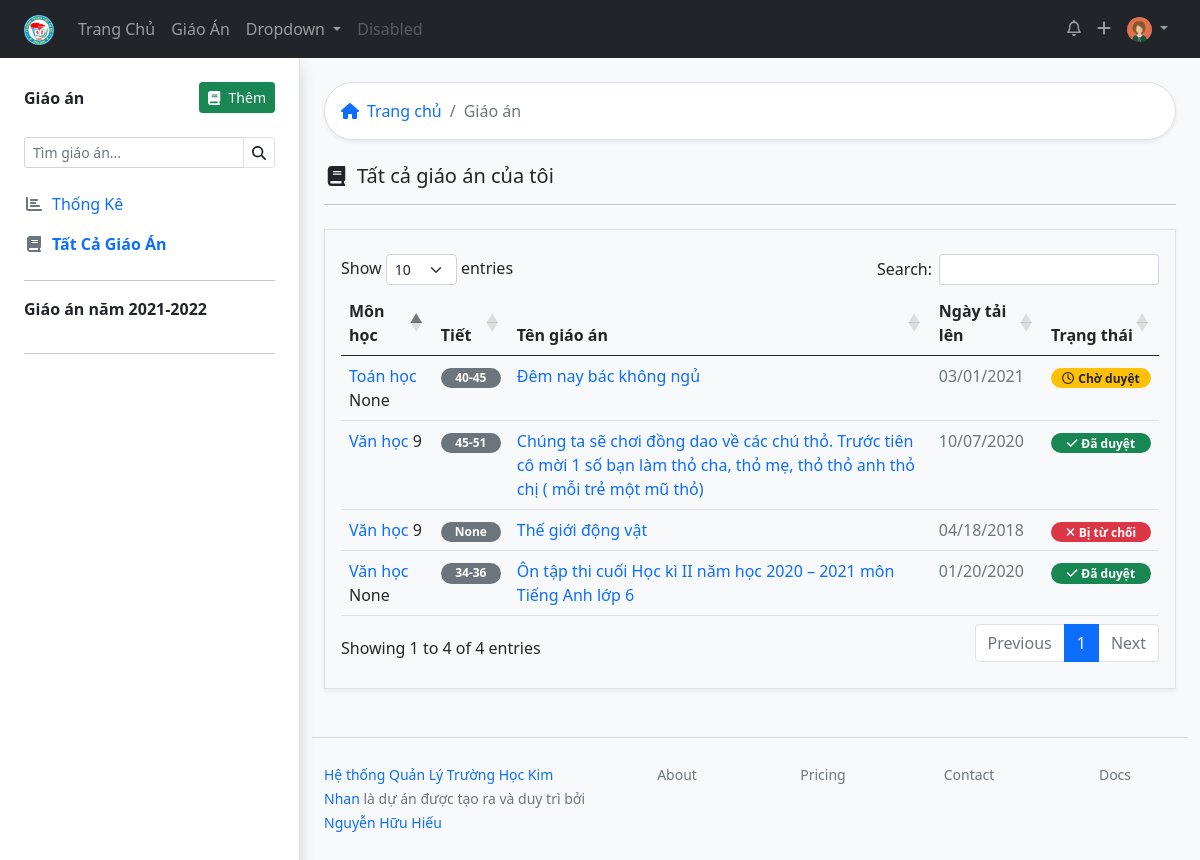
Page /lessons/ (signed in) on the earlier database version.
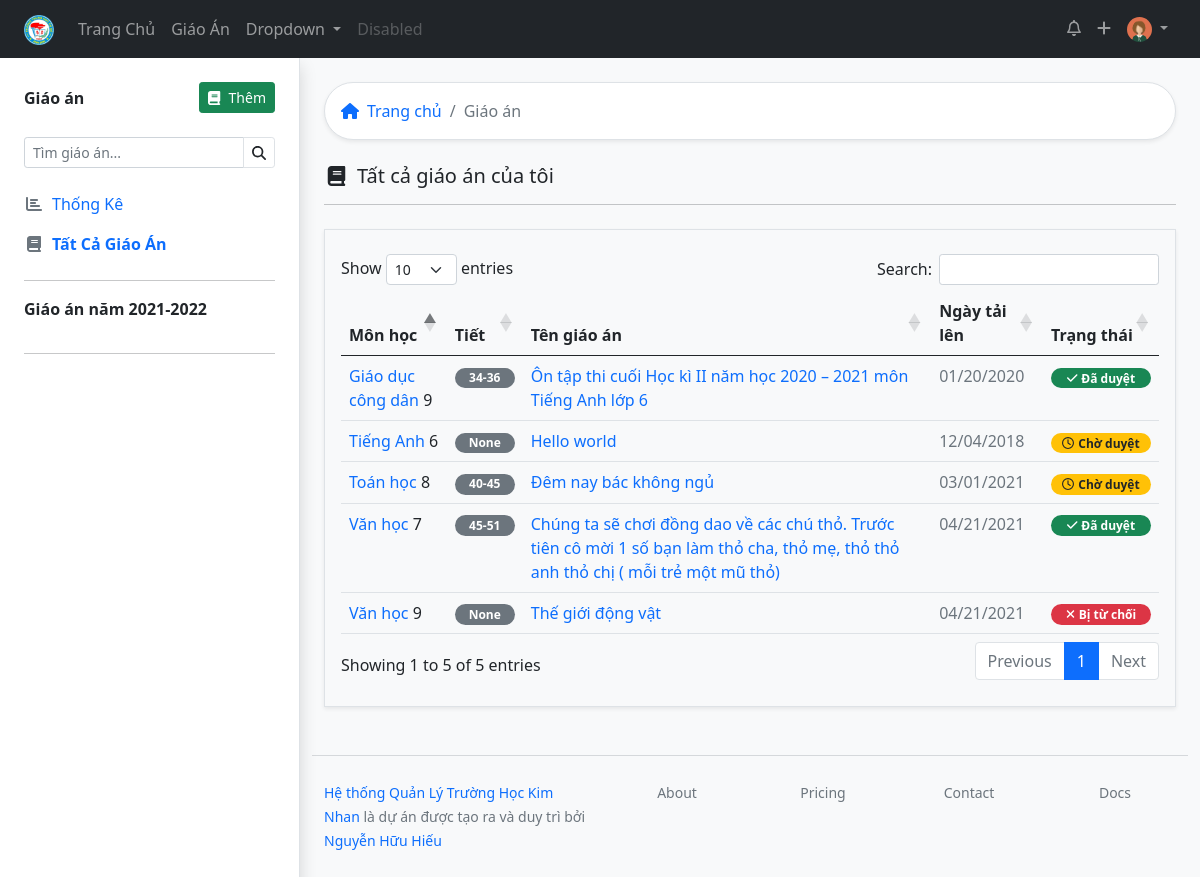
Same page on the later database version.
### lessonmanagement/models.py (models this page shows, shortened)
class Teacher(models.Model):
    user = models.OneToOneField(User, on_delete=models.SET_NULL, blank=True, null=True, verbose_name="Tài khoản đăng nhập", help_text="Tài khoản đăng nhập viết liền không dấu. Ví dụ: nhhieu. Viết tắt của Nguyễn Hữu Hiếu. Nếu trùng họ tên thì thêm số vào sau, ví dụ nhhieu2")
    firstname = models.CharField("Họ",max_length=200, blank=True)
    lastname = models.CharField("Tên", max_length=200, blank=True)
    zalo_number = models.DecimalField(verbose_name="Số điện thoại",help_text="Số điện thoại có đăng ký zalo, sử dụng để nhận thông báo từ ban giám hiệu", max_digits=12, decimal_places=0,null=True, blank=True)
    birth_date = models.DateField("Ngày sinh", null=True, blank=True, help_text="Định dạng: năm - tháng - ngày. Ví dụ: 1990-04-21")
    SEX_CHOICES = [
    ('male', 'Nam'),
    ('female', 'Nữ')
    ]
    sex = models.CharField(verbose_name="Giới tính", max_length=6, choices=SEX_CHOICES, null=True, blank=True)
    main_subject = models.ForeignKey("Subject",on_delete=models.SET_NULL,null=True,blank=True)
    EDUCATION_LEVEL_CHOICES = [
        ('inter', 'Trung Cấp'),
        ('college', 'Cao Đẳng'),
        ('university', 'Đại Học'),
        ('master', 'Thạc Sĩ')
    ]
    education_level = models.CharField(max_length=20, choices=EDUCATION_LEVEL_CHOICES, null=True, blank=True)
    is_work = models.BooleanField("Có đang công tác",default=True, help_text="Tích vào ô nếu đang công tác tại trường, bỏ tích nếu đã nghỉ hưu hoặc chuyển sang đơn vị khác")
    def user_directory_path(instance, filename):
        return 'user_{0}/{1}'.format(instance.user.id, filename)
    avatar = models.ImageField("Ảnh đại diện", help_text = "Ảnh nên được crop về ảnh vuông để đạt được độ thẩm mỹ cao nhất",upload_to = user_directory_path, blank = True, null = True)
    def full_name(self):
        return '%s %s' % (self.firstname, self.lastname)
    def subjectclassyear_list(self):
        return SubjectClassYear.objects.filter(teacher=self.id).filter(is_teach_now = True).values('subject__title', 'subject__subject_slug', 'classyear__class_level_field').distinct()
    def list_lesson(self):
        return Lesson.objects.filter(teacher=self.id)
    def all_lessons(self):
        return Lesson.objects.filter(teacher=self.id)
    def time_now(self):
        return now
    class Meta:
        verbose_name = "Giáo viên"
        verbose_name_plural = "Giáo viên"

class Lesson(models.Model):
    title = models.CharField(max_length=200)
    upload_time = models.DateTimeField(auto_now_add=True)
    lesson_path = models.FileField(upload_to='test/')
    LEVEL_CHOICES = [
        (6, 6),
        (7, 7),
        (8, 8),
        (9, 9)
    ]
    level = models.IntegerField(choices=LEVEL_CHOICES, null=True, blank=True)
    description = models.CharField(max_length=200, null=True, blank=True)
    teacher = models.ForeignKey(Teacher, related_name="teacher", on_delete=models.SET_NULL, null=True, blank=True)
    checker = models.ForeignKey(Teacher, related_name="checker", on_delete=models.SET_NULL, null=True, blank=True)
    classyear_list = models.ManyToManyField(ClassYear, through="LessonClassYear")
    check_date = models.DateTimeField(auto_now = True, blank=True, null=True)
    subject = models.ForeignKey(Subject, on_delete=models.SET_NULL, null=True, blank=True)
    slug_subject = models.SlugField(max_length=200, null=True, blank=True)
    start_number_lesson = models.IntegerField(null=True, blank=True, help_text="Bài giảng này ở tiết số mấy")
    cout_number_lesson = models.IntegerField(null=True, blank=True, help_text="Bài giảng này trong bao nhiêu tiết")
    STATUS_CHOICES = [
    ('pending', 'Chờ duyệt'),
    ('acept', 'Đã duyệt'),
    ('deny', 'Bị từ chối'),
    ]
    status = models.CharField(max_length=10, blank=True, choices=STATUS_CHOICES ,default='pending')
    note_checker = models.CharField(max_length=200, blank=True)
    class Meta:
        verbose_name = "Giáo Án"
        verbose_name_plural = "Giáo Án"
        ordering = ["-upload_time"]

class SubjectAbstract(models.Model):
    title = models.CharField(max_length=20, verbose_name="Tên môn học", help_text="Tên chính xác của môn học theo quy định của Bộ Giáo Dục")
    description = models.TextField("Mô tả môn học", blank=True)
    coverimage = models.ImageField("Ảnh bìa cho môn học", upload_to = "subject/", null = True, blank = True)
    class Meta:
        abstract = True
    def __str__(self):
        return self.title

class Subject(SubjectAbstract):
    group = models.ForeignKey("GroupSubject", related_name='subject123',on_delete=models.SET_NULL, null=True, blank=True)
    subject_slug = models.SlugField(max_length=200, null=True, blank=True)
    member = models.ManyToManyField(Teacher, through="SubjectTeacher")
    classyear = models.ManyToManyField("ClassYear", through="SubjectClassYear")
    class Meta:
        verbose_name = "Môn học"
        verbose_name_plural = "Môn học"

### lessonmanagement/views.py (the view)
# urls.py: path('lessons/', views.alllessons, name="alllessons"),
def alllessons(request):
    lesson = Lesson.objects.filter(teacher=request.user.teacher.id).order_by('-upload_time')
    if now.month < 9:
        listyear = [now.year, now.year-1]
        lesson_toyear = Lesson.objects.filter(teacher=request.user.teacher.id).filter(upload_time__year__in=listyear)
    else:
        lesson_toyear = Lesson.objects.filter(teacher=request.user.teacher.id).filter(upload_time__year=now.year)
    lesson_pending = Lesson.objects.filter(teacher=request.user.teacher.id).filter(status="pending").order_by('-upload_time')
    lesson_acept = Lesson.objects.filter(teacher=request.user.teacher.id).filter(status="acept").order_by('-upload_time')
    lesson_deny = Lesson.objects.filter(teacher=request.user.teacher.id).filter(status="deny").order_by('-upload_time')
    teachersubjectclassyear = SubjectClassYear.objects.filter(teacher=request.user.teacher.id)
    context = {'lesson_list':lesson,'teachersubjectclassyear':teachersubjectclassyear, 'now': now, 'lesson_pending':lesson_pending,'lesson_acept':lesson_acept, 'lesson_deny':lesson_deny,'lesson_toyear':lesson_toyear
    }
    return render(request, 'all_lessons.html', context)

### lessonmanagement/templates/all_lessons.html (shortened to what this page needs)
{% extends 'base_withsidebar.html' %}
{% block content %}
{% load static %}
<div class="bg-white border shadow-sm p-3 rounded-pill mb-4">
  <nav aria-label="breadcrumb">
    <ol class="breadcrumb m-0 ">
      <li class="breadcrumb-item"><a href="{% url 'index' %}" class="text-decoration-none"><i class="fas fa-home me-2"></i>Trang chủ</a></li>
      <li class="breadcrumb-item active"> Giáo án</li>
    </ol>
  </nav>
</div>
{% if request.user.teacher.all_lessons %}
<h5><i class="fas fa-book fa-fw me-2 "></i>Tất cả giáo án của tôi</h5>
<hr class="mb-4">
            <div class="border py-4 px-3 shadow-sm">
                {% include "tableall.html" %}
            </div>
            {% endif %}
  {% endblock %}

### lessonmanagement/templates/base_withsidebar.html (shortened to what this page needs)
      <!doctype html>
<html lang="en">
  <head>
    {% load static %}
    <link rel="stylesheet" href="https://cdn.jsdelivr.net/npm/bootstrap@5.0.0-beta1/dist/css/bootstrap.min.css">
    <link rel="stylesheet" href="https://cdn.datatables.net/1.10.24/css/dataTables.bootstrap5.min.css">
    <link href="https://cdn.jsdelivr.net/npm/bootstrap@5.0.0-beta3/dist/css/bootstrap.min.css" rel="stylesheet">
    <link rel="stylesheet" href="{% static 'css/style.css' %}">
  </head>
  <body>
    {% include 'topnav.html' %}
    <div class="container-fluid bg-light">
      <div class="row">
        <div class="col-3 border-end px-lg-4 bg-white shadow">
          {% include 'sidebar.html' %}
        </div>
        <div class="col-9 pt-4 px-lg-4">
          {% block content %}
          {% endblock %}
          {% include 'footer_withsidebar.html' %}
        </div>
      </div>
    </div>
  </body>
</html>

### lessonmanagement/templates/topnav.html (shortened to what this page needs)
      {% load static %}
      <nav class="navbar navbar-expand-lg navbar-dark bg-dark  ">
        <div class="container-fluid px-lg-4">
          <a class="navbar-brand" href="{% url 'index' %}"><img src="{% static 'imgs/logo_thcsanhson.png'%}" alt="" height="30px"></a>
          <div class="collapse navbar-collapse" id="navbarSupportedContent">
            <ul class="navbar-nav me-auto mb-2 mb-lg-0">
              <li class="nav-item">
                <a class="nav-link {% if request.path == '/' %} active {% endif %}" aria-current="page" href="{% url 'index' %}">Trang Chủ</a>
              </li>
              <li class="nav-item">
                <a class="nav-link {% if request.path == '/lessondashboard/' %} active {% endif %}" href="{% url 'lessondashboard' %}">Giáo Án</a>
              </li>
              <li class="nav-item dropdown">
                <a class="nav-link dropdown-toggle" href="#" id="navbarDropdown" role="button" data-bs-toggle="dropdown" aria-expanded="false">
                  Dropdown
                </a>
              </li>
              <li class="nav-item">
                <a class="nav-link disabled" href="#" tabindex="-1" aria-disabled="true">Disabled</a>
              </li>
            </ul>
            <ul class="navbar-nav  mb-2 mb-lg-0">
              <li class="nav-item">
                <a class="nav-link"  href="#"><i class="far fa-bell"></i></a>
              </li>
              <li class="nav-item">
                <a class="nav-link" href="#"><i class="fas fa-plus"></i></a>
              </li>
              <li class="nav-item dropdown">
                <a class="nav-link dropdown-toggle" href="#" id="navbarDropdown" role="button" data-bs-toggle="dropdown" aria-expanded="false">
                  <img src="{% if request.user.teacher.avatar %}{{ request.user.teacher.avatar.url }} {% endif %}" class="rounded-circle" alt="" height="25px">
                </a>
              </li>
            </ul>
          </div>
        </div>
      </nav>

### lessonmanagement/templates/sidebar.html (shortened to what this page needs)
<div class="position-sticky top-0 start-0 pt-4">
    <div class="d-flex justify-content-between mb-4 align-items-center">
      <span class="fw-bold">Giáo án</span>
      <a href="{% url 'addlesson' %}" class="btn btn-success btn-sm  "><i class="fas fa-book me-2"></i>Thêm</a>
      </div>
      <form action="">
        <div class="input-group input-group-sm mb-3">
        <input type="search" class="form-control " list="datalistOptions" id="exampleDataList" placeholder="Tìm giáo án..." aria-describedby="button-addon2">
          <button class="btn border" type="submit" id="button-addon2"><i class="fas fa-search"></i></button>
        </div>
      </form>
      <div class="list-group">
        <a href="{% url 'lessondashboard' %}" class="list-group-item list-group-item-action border-0 text-primary ps-0 {% if request.path == '/lessondashboard/' %} fw-bold {% endif %}"><i class="fas fa-chart-bar me-2 text-muted  fa-fw "></i>Thống Kê</a>
        <a href="{% url 'alllessons' %}" class="list-group-item list-group-item-action border-0 text-primary ps-0 {% if request.path == '/lessons/' %} fw-bold {% endif %}"><i class="fas fa-book fa-fw me-2 text-muted    fa-fw"></i>Tất Cả Giáo Án</a>
        <hr >
        {% if request.user.teacher.time_now.month < 9 %}
      <span class="fw-bold mb-3">Giáo án năm {{request.user.teacher.time_now.year|add:'-1'}}-{{request.user.teacher.time_now.year }} </span>
      {% else %}
      <span class="fw-bold mb-3">Giáo án năm {{request.user.teacher.time_now.year }}-{{request.user.teacher.time_now.year|add:'1' }} </span>
       {% endif %}
        <hr>
      </div>
    </div>

### lessonmanagement/templates/tableall.html (shortened to what this page needs)
<table id="exampletable" class="table table-hover  " style="width:100%">
    <thead >
        <tr>
            <th>Môn học</th>
            <th>Tiết</th>
            <th>Tên giáo án</th>
            <th>Ngày tải lên</th>
            <th>Trạng thái</th>
        </tr>
    </thead>
    <tbody>
        {% for lesson in request.user.teacher.all_lessons %}
        <tr>
            <td> <a href="#" class="text-decoration-none"> {{ lesson.subject }} </a>{{ lesson.level }}
            </td>
            <td>
                <span class="badge rounded-pill bg-secondary" style="width: 60px;">{{ lesson.start_number_lesson}}{% if lesson.cout_number_lesson > 1 %}-{{ lesson.start_number_lesson|add:lesson.cout_number_lesson }} {% endif %}</span>
            </td>
            <td><a href="{% url 'lesson' lesson.id %}" class="text-decoration-none">{{ lesson.title }}  </a></td>
            <td class="text-muted" >{{ lesson.upload_time|date:"SHORT_DATE_FORMAT" }}</td>
            <td>                    {% if lesson.status == "pending" %}
                <span class="badge bg-warning text-dark rounded-pill" style="width: 100px;"><i class="far fa-clock me-1"></i>{{ lesson.get_status_display}}</span>
                {% elif lesson.status == "acept" %}
                <span class="badge bg-success  rounded-pill"  style="width: 100px;"><i class="fas fa-check me-1"></i>{{ lesson.get_status_display}}</span>
                 {% elif lesson.status == "deny" %}
                 <span class="badge bg-danger  rounded-pill"  style="width: 100px;"><i class="fas fa-times me-1"></i>{{ lesson.get_status_display}}</span>
                {% endif %} </td>
        </tr>
        {% endfor %}
    </tbody>
</table>

### lessonmanagement/templates/footer_withsidebar.html
            <div class="row my-5 justify-content-between text-muted">
                <hr class="mb-4">
                <div class="col-4">
                  <small>
                  <a href="#" class="text-decoration-none ">
                 Hệ thống Quản Lý Trường Học Kim Nhan</a><span class="text-muted">
                  là dự án được tạo ra và duy trì bởi <a href="#" class="text-decoration-none">Nguyễn Hữu Hiếu</a> </span>
                </small>
                </div>
                <div class="col-2 text-muted text-center">
                  <small>
                  <a href="#" class="text-decoration-none text-secondary">About</a> </small> </div>
                <div class="col-2 text-muted text-center">
                  <small>
                  <a href="#" class="text-decoration-none text-secondary">Pricing</a> </small> </div>
                <div class="col-2 text-muted text-center">
                  <small>
                  <a href="#" class="text-decoration-none text-secondary">Contact</a></small>  </div>
                <div class="col-2 text-muted text-center">
                  <small>
                  <a href="#" class="text-decoration-none text-secondary">Docs</a> </small> </div>
              </div>

Differences in the rows shown:
changed Lesson (number 1 of 5 on the later page): level "9" → "7"; upload_time "10/07/2020" → "04/21/2021"; moves up the list
changed Lesson "Thế giới động vật": upload_time "04/18/2018" → "04/21/2021"; moves up the list
changed Lesson "Đêm nay bác không ngủ": level "None" → "8"
changed Lesson: subject "Văn học" → "Giáo dục công dân"; level "None" → "9"
added Lesson: subject "Tiếng Anh", level "6", start_number_lesson "None", title "Hello world", upload_time "12/04/2018", status "Chờ duyệt"
Other differences:
text written by a page script: "Show entries Search: Showing 1 to 4 of 4 entries Previous 1 Next" → "Show entries Search: Showing 1 to 5 of 5 entries Previous 1 Next"
